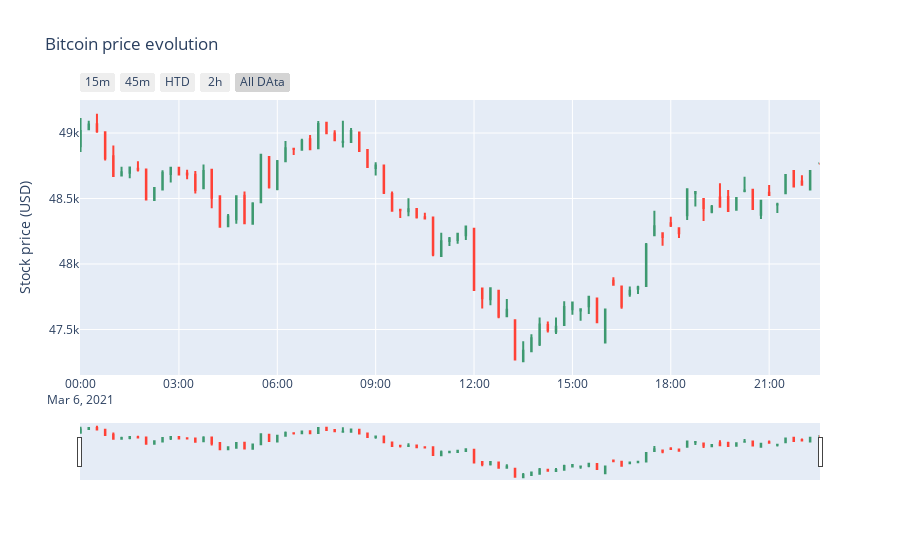

The notebook cell this image was saved under:
### Code cell
# Declare figure 
fig = go.Figure()

# Add argument (Trace, titles, update axis ...)
fig.add_trace(go.Candlestick(x=data.index, open=data["Open"], high=data["High"], low=data["Low"], close=data["Close"], name = 'market data'))

# Update Layout
fig.update_layout(title="Bitcoin price evolution", yaxis_title='Stock price (USD)')

# Update X axis: adding slider and adding range selector 
fig.update_xaxes(
    rangeslider_visible=True,
    rangeselector=dict(
        buttons=list([
            dict(count=15, label="15m", step="minute", stepmode="backward"),
            dict(count=45, label="45m", step="minute", stepmode="backward"),
            dict(count=1, label="HTD", step="hour", stepmode="todate"),
            dict(count=2, label="2h", step="hour", stepmode="backward"),
            dict(label="All DAta", step="all")
        ])
    )
)

# Add annotation 
"""
fig.update_layout(annotations=[dict(x='2016-12-07', y=0.07, yref='paper', text='Bull market starts', xanchor='left', showarrow=False)],
                  shapes=[dict(x0='2016-12-07',x1='2016-12-07', y0=0, y1=1, yref='paper', line_width=5)]
                 )
                 """
# y is in %
# adding annotations and shapes are in the update_layout module 

# Show graph
fig.show()
